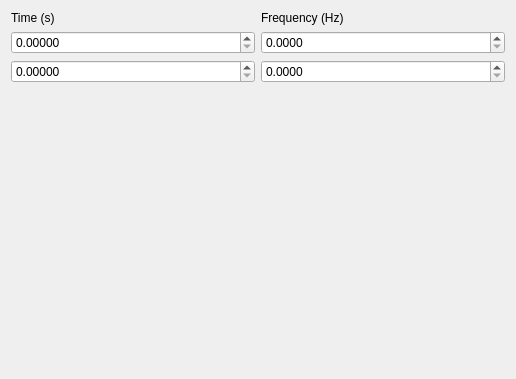
<?xml version="1.0" encoding="UTF-8"?>
<ui version="4.0">
 <class>Tools::Selections::RectangleForm</class>
 <widget class="QWidget" name="Tools::Selections::RectangleForm">
  <property name="geometry">
   <rect>
    <x>0</x>
    <y>0</y>
    <width>516</width>
    <height>379</height>
   </rect>
  </property>
  <property name="windowTitle">
   <string>Selection</string>
  </property>
  <layout class="QGridLayout" name="gridLayout">
   <item row="2" column="1">
    <widget class="QDoubleSpinBox" name="spinBoxStartTime">
     <property name="decimals">
      <number>5</number>
     </property>
    </widget>
   </item>
   <item row="4" column="1">
    <widget class="QDoubleSpinBox" name="spinBoxStopTime">
     <property name="decimals">
      <number>5</number>
     </property>
    </widget>
   </item>
   <item row="1" column="1">
    <widget class="QLabel" name="label_5">
     <property name="text">
      <string>Time (s)</string>
     </property>
    </widget>
   </item>
   <item row="1" column="2">
    <widget class="QLabel" name="label_6">
     <property name="text">
      <string>Frequency (Hz)</string>
     </property>
    </widget>
   </item>
   <item row="2" column="2">
    <widget class="QDoubleSpinBox" name="spinBoxStartFrequency">
     <property name="decimals">
      <number>4</number>
     </property>
    </widget>
   </item>
   <item row="4" column="2">
    <widget class="QDoubleSpinBox" name="spinBoxStopFrequency">
     <property name="decimals">
      <number>4</number>
     </property>
    </widget>
   </item>
   <item row="5" column="1">
    <spacer name="verticalSpacer">
     <property name="orientation">
      <enum>Qt::Vertical</enum>
     </property>
     <property name="sizeHint" stdset="0">
      <size>
       <width>20</width>
       <height>40</height>
      </size>
     </property>
    </spacer>
   </item>
  </layout>
 </widget>
 <resources/>
 <connections/>
</ui>
